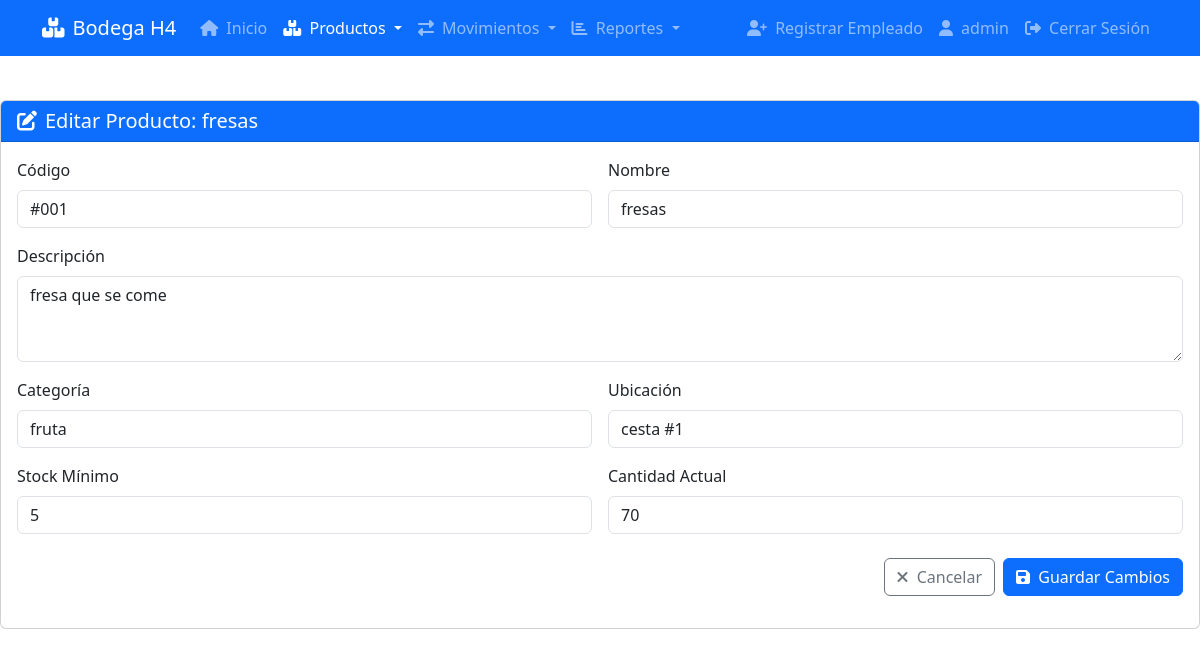
Page /editar?id=1 (signed in) on the committed database.
### tables this page shows
CREATE TABLE `productos` (
  `id` int(11) NOT NULL,
  `codigo` varchar(50) NOT NULL,
  `nombre` varchar(100) NOT NULL,
  `descripcion` text DEFAULT NULL,
  `categoria` varchar(50) DEFAULT NULL,
  `ubicacion` varchar(50) NOT NULL,
  `cantidad` int(11) NOT NULL DEFAULT 0,
  `stock_minimo` int(11) NOT NULL DEFAULT 5,
  `fecha_creacion` timestamp NOT NULL DEFAULT current_timestamp(),
  `fecha_actualizacion` timestamp NOT NULL DEFAULT current_timestamp() ON UPDATE current_timestamp()
);

### app/controllers/BaseController.php (called while the page is built, shortened)
<?php
class BaseController {
    protected $flashMessages = [];
    protected function render($viewPath, $data = []) {
        $data['flashMessages'] = $this->flashMessages;
        extract($data);
        require_once __DIR__ . '/../views/layouts/header.php';
        require_once __DIR__ . '/../views/' . $viewPath . '.php';
    }
}
?>

### app/controllers/ProductController.php (called while the page is built, shortened)
<?php
class ProductController extends BaseController {
    private $productModel;
    public function __construct(PDO $conn) {
        $this->productModel = new Product($conn);
    }
    public function editProduct() {
        $id = filter_input(INPUT_GET, 'id', FILTER_VALIDATE_INT);
        $producto = $this->productModel->getProductById($id);
        $error = '';
        $title = "Editar Producto";
        $this->render('products/edit', ['title' => $title, 'error' => $error, 'producto' => $producto, 'csrf_token' => $this->generateCsrfToken()]);
    }
}

### app/models/Product.php (called while the page is built, shortened)
<?php
class Product {
    private $conn;
    public function __construct(PDO $conn) {
        $this->conn = $conn;
    }
    public function getProductById($id) {
        $stmt = $this->conn->prepare("SELECT * FROM productos WHERE id = ?");
        $stmt->execute([$id]);
        return $stmt->fetch(PDO::FETCH_ASSOC);
    }
}

### app/views/products/edit.php (the view, shortened to what this page needs)
<div class="card">
    <div class="card-header bg-primary text-white">
        <h5 class="mb-0"><i class="fas fa-edit me-2"></i>Editar Producto: <?php echo htmlspecialchars($producto['nombre']); ?></h5>
    </div>
    <div class="card-body">
        <form method="POST" action="editar?id=<?php echo htmlspecialchars($producto['id']); ?>">
            <div class="row g-3 mb-4">
                <div class="col-md-6">
                    <label for="codigo" class="form-label">Código</label>
                    <input type="text" class="form-control" id="codigo" name="codigo"
                           value="<?php echo htmlspecialchars($producto['codigo']); ?>" required>
                </div>
                <div class="col-md-6">
                    <label for="nombre" class="form-label">Nombre</label>
                    <input type="text" class="form-control" id="nombre" name="nombre"
                           value="<?php echo htmlspecialchars($producto['nombre']); ?>" required>
                </div>
                <div class="col-12">
                    <label for="descripcion" class="form-label">Descripción</label>
                    <textarea class="form-control" id="descripcion" name="descripcion" rows="3"><?php echo htmlspecialchars($producto['descripcion']); ?></textarea>
                </div>
                <div class="col-md-6">
                    <label for="categoria" class="form-label">Categoría</label>
                    <input type="text" class="form-control" id="categoria" name="categoria"
                           value="<?php echo htmlspecialchars($producto['categoria']); ?>">
                </div>
                <div class="col-md-6">
                    <label for="ubicacion" class="form-label">Ubicación</label>
                    <input type="text" class="form-control" id="ubicacion" name="ubicacion"
                           value="<?php echo htmlspecialchars($producto['ubicacion']); ?>" required>
                </div>
                <div class="col-md-6">
                    <label for="stock_minimo" class="form-label">Stock Mínimo</label>
                    <input type="number" class="form-control" id="stock_minimo" name="stock_minimo" min="0"
                           value="<?php echo htmlspecialchars($producto['stock_minimo']); ?>" required>
                </div>
                <div class="col-md-6">
                    <label class="form-label">Cantidad Actual</label>
                    <input type="text" class="form-control" value="<?php echo htmlspecialchars($producto['cantidad']); ?>" readonly>
                </div>
            </div>
            <div class="d-flex justify-content-end">
                <a href="consultar" class="btn btn-outline-secondary me-2">
                    <i class="fas fa-times me-1"></i> Cancelar
                </a>
                <button type="submit" class="btn btn-primary">
                    <i class="fas fa-save me-1"></i> Guardar Cambios
                </button>
            </div>
        </form>
    </div>
</div>

### app/views/layouts/header.php (style rules this page uses)
.card { margin-bottom: 20px; }

### rows in the picture
productos: nombre "fresas", codigo "#001", descripcion "fresa que se come", categoria "fruta", ubicacion "cesta #1", stock_minimo "5", cantidad "70"

### other values in the picture
$_SESSION['usuario'] "admin"
